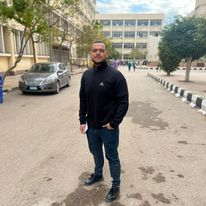
#> input picture opencv_chapters/photos/ibra.png, 206 x 206 px, found by its file name
$ python chapter6.py
#> lines starting #> are read from the running program, lines starting #| are printed output that depends on the picture
import cv2 as cv

import numpy as np

img = cv.imread('opencv_chapters/photos/ibra.png')
#> img is the input picture: shape (206, 206, 3); mean B, G, R 137.8, 152, 159.7

img_hori = np.hstack((img,img))
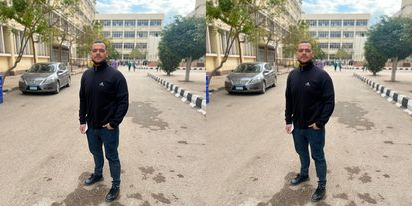
#> img_hori: shape (206, 412, 3); mean B, G, R 137.8, 152, 159.7
#img_ver =  np.vstack((img,img))


cv.imshow('image',img_hori)
#cv.imshow('image',img_ver)

cv.waitKey(0)
